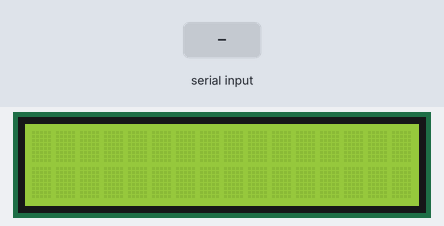
The program below on a simulated Raspberry Pi (BCM pin numbers). Shown: 16×2 character LCD. The test bench sets the inputs (shaded band). What the program prints to the terminal is not drawn.

Above: at 1.2 s.
1.3 s: "1" typed at the terminal
At 1.6 s:
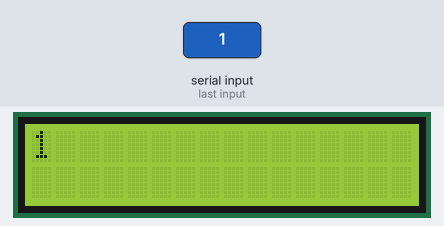
2.8 s: "0" typed at the terminal
At 3.9 s:
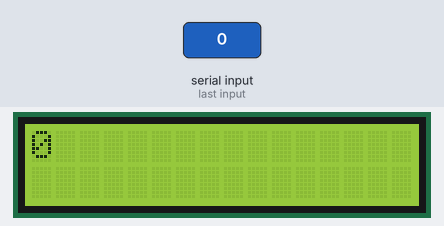
4.3 s: "2" typed at the terminal
At 5.1 s:
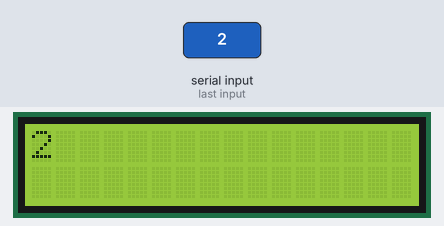
Timing chart, 0 to 7.3 s (numbered marks = the images above; inputs shaded):
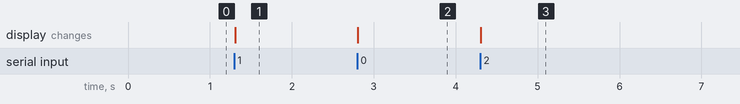

The program:

lcdtype.py
```python
#!/usr/bin/python

import Adafruit_CharLCD as LCD

PIN_RS  = 25
PIN_EN  = 24
PIN_DB4 = 23
PIN_DB5 = 17
PIN_DB6 = 27
PIN_DB7 = 22


if __name__ == '__main__':
  print "LCD Test Program"

  display = LCD.Adafruit_CharLCD(PIN_RS, PIN_EN, PIN_DB4, PIN_DB5, PIN_DB6, PIN_DB7, 16, 2)

  while 1:
    msg = raw_input()
    display.clear()
    display.home()
    display.message(msg)


  print "[i] Initialized Display"
```

Measured:
- after the input at 1.3 s, the display: changes at once (image 1)
- after the input at 2.8 s, the display: changes at once (image 2)
- after the input at 4.3 s, the display: changes at once (image 3)
